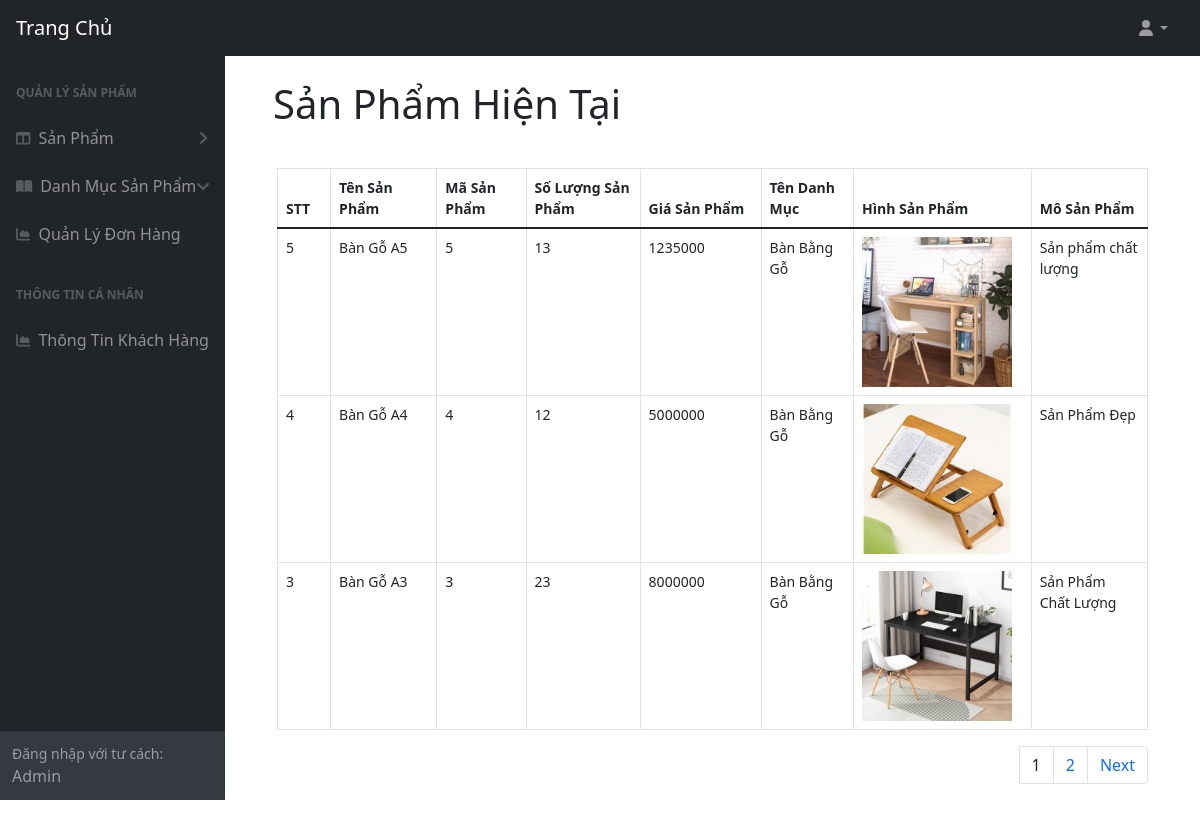
The app's page /admin/layouts/main.php with its own data.
### tables this page shows
CREATE TABLE `products` (
  `id` int(11) NOT NULL,
  `products_name` varchar(255) NOT NULL,
  `price` varchar(255) NOT NULL,
  `amount` varchar(255) NOT NULL,
  `category_id` int(11) NOT NULL,
  `image` varchar(255) NOT NULL,
  `description` text NOT NULL
);

CREATE TABLE `categories` (
  `id` int(11) NOT NULL,
  `name` varchar(255) NOT NULL
);

### admin/layouts/main.php (the view, shortened to what this page needs)
<?php
include '../layouts/header.php';
include '../layouts/sidebar.php';
include_once '../layouts/db.php';
$sql = "SELECT COUNT(id) AS total_records FROM `products`";
$stmt = $conn->query($sql);
$stmt->setFetchMode(PDO::FETCH_ASSOC);
$pagination = $stmt->fetch();
$total_records = $pagination['total_records'];
$current_page = isset($_GET['page']) ? $_GET['page'] : 1;
$limit = 3;
$total_page = ceil($total_records / $limit);
$start = ($current_page - 1) * $limit;
$sql = "SELECT products.*, categories.name AS category_name FROM `products`
JOIN categories ON products.category_id = categories.id order by products.id desc LIMIT $start, $limit";
$stmt = $conn->query($sql);
$stmt->setFetchMode(PDO::FETCH_OBJ);
$rows = $stmt->fetchAll();
?>
<div id="layoutSidenav_content">
    <main>
        <div class="container-fluid px-4">
            <div class="container-fluid px-4">
                <h1 class="mt-4">Sản Phẩm Hiện Tại</h1>
                <div class="row">
                    <div class="card-body">
                        <div class="dataTable-wrapper dataTable-loading no-footer sortable searchable fixed-columns">
                            <div class="dataTable-top">
                            </div>
                            <div class="dataTable-container">
                                <table class="table table-bordered">
                                    <thead>
                                        <tr>
                                            <th data-sortable="" style="width: 1.241%;">STT</th>
                                            <th data-sortable="" style="width: 5.1262%;">Tên Sản Phẩm</a></th>
                                            <th data-sortable="" style="width: 3.3450%;">Mã Sản Phẩm</a></th>
                                            <th data-sortable="" style="width: 5.32613%;">Số Lượng Sản Phẩm</a></th>
                                            <th data-sortable="" style="width: 5.0044%;">Giá Sản Phẩm</a></th>
                                            <th data-sortable="" style="width: 4.00%;">Tên Danh Mục</a></th>
                                            <th data-sortable="" style="width: 1.1153%;">Hình Sản Phẩm</a></th>
                                            <th data-sortable="" style="width: 5.9153%;">Mô Sản Phẩm</a></th>
                                        </tr>
                                    </thead>
                                    <tbody>
                                        <?php foreach ($rows as $key => $row) : ?>
                                            <tr>
                                                <td><?php echo $row->id; ?></td>
                                                <td><?php echo $row->products_name; ?></td>
                                                <td><?php echo $row->id; ?></td>
                                                <td><?php echo $row->amount; ?></td>
                                                <td><?php echo $row->price; ?></td>
                                                <td><?php echo $row->category_name; ?></td>
                                                <td> <img src="../public/images/<?php echo $row->image; ?>" width="150px" height="150px"></td>
                                                <td><?php echo $row->description; ?></td>
                                            </tr>
                                        <?php endforeach; ?>
                                    </tbody>
                                </table>
                            </div>
                            <div class="dataTable-bottom">
                                <nav class="dataTable-pagination">
                                    <ul class="dataTable-pagination-list">
                                        <?php
                                        for ($i = 1; $i <= $total_page; $i++) {
                                            if ($i == $current_page) {
                                                echo '<a>' . $i . '</a>';
                                            } else {
                                                echo '<li><a href="main.php?page=' . $i . '">' . $i . '</a></li>';
                                            }
                                        }
                                        if ($current_page < $total_page && $total_page > 1) {
                                            echo '<li><a href="main.php?page=' . ($current_page + 1) . '">Next</a></li>';
                                        }
                                        ?>
                                    </ul>
                                </nav>
                            </div>
                        </div>
                    </div>
                </div>
            </div>
    </main>
</div>

### records on screen
products: id "5", products_name "Bàn Gỗ A5", amount "13", price "1235000", category.name "Bàn Bằng Gỗ", image (picture), description "Sản phẩm chất lượng"
products: id "4", products_name "Bàn Gỗ A4", amount "12", price "5000000", category.name "Bàn Bằng Gỗ", image (picture), description "Sản Phẩm Đẹp"
products: id "3", products_name "Bàn Gỗ A3", amount "23", price "8000000", category.name "Bàn Bằng Gỗ", image (picture), description "Sản Phẩm Chất Lượng"
